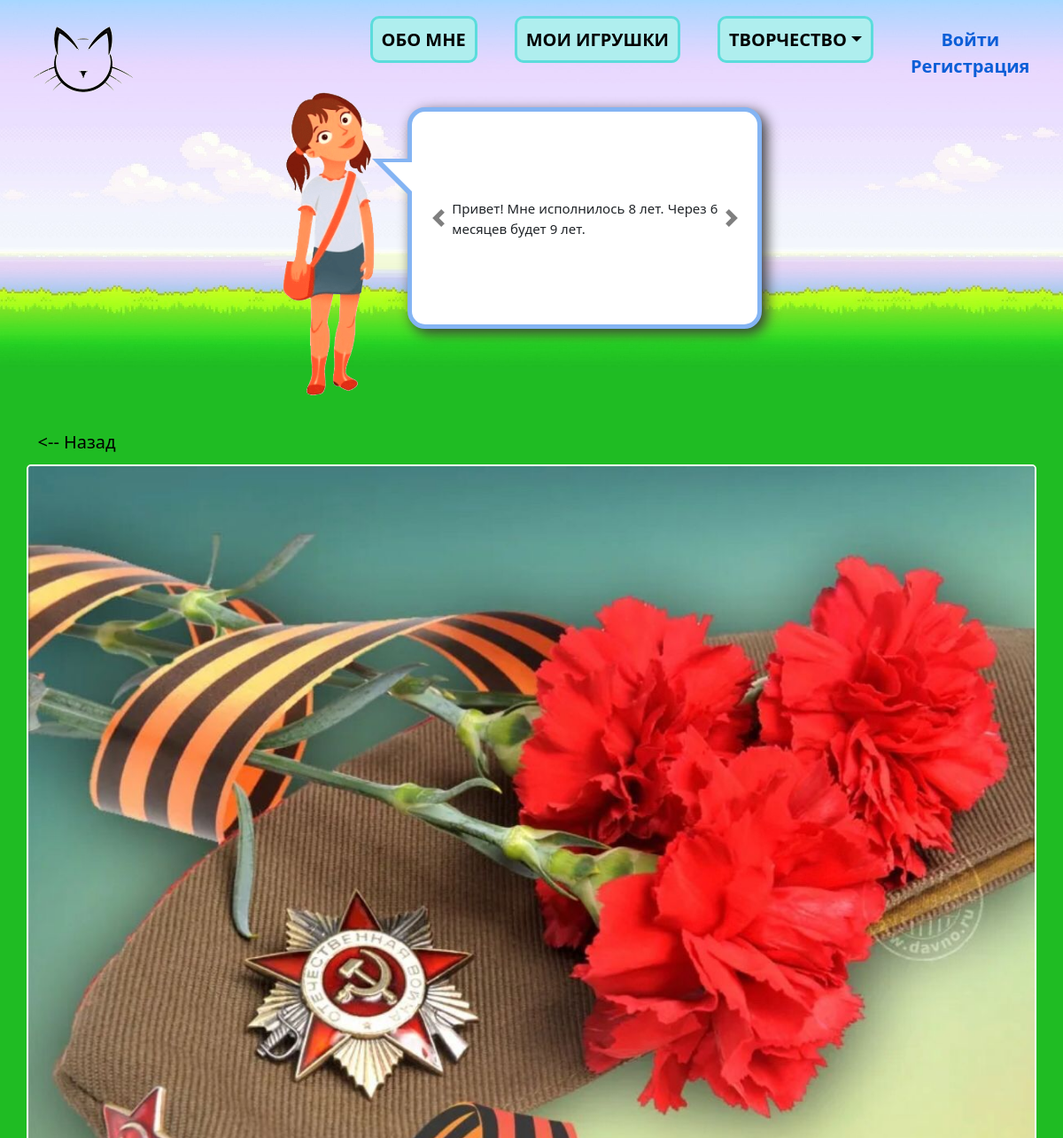
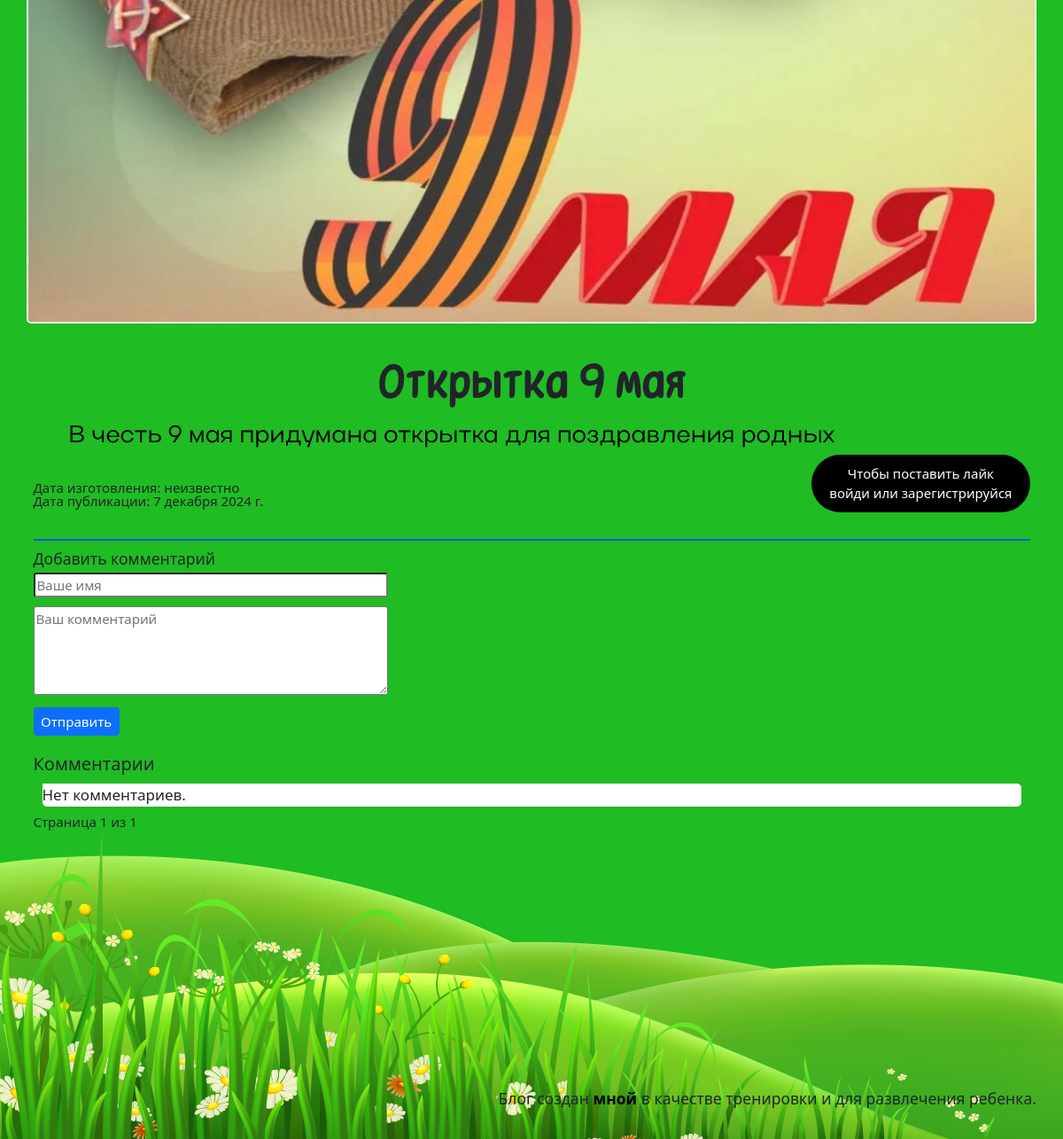
Screenshot of /crafts/crafts/2/ with the database file from the repository (2 pictures, top to bottom).
### information/models.py (models this page shows, shortened)
class Info(models.Model):
    name = models.CharField(max_length=100, verbose_name='О чём информация')
    text = RichTextField(verbose_name='Текст')
    is_published = models.BooleanField(default=False, verbose_name='Опубликовано?')
    date_created = models.DateTimeField(auto_now_add=True)
    class Meta:
        verbose_name_plural='Информация'

### crafts/models.py (models this page shows, shortened)
class Crafts(models.Model):
    image = models.ForeignKey(Image, on_delete=models.SET_NULL, null=True, blank=True,verbose_name='Изображение')
    name = models.CharField(max_length=50, null=True, blank=True,verbose_name='Название')
    content = RichTextField(null=True, blank=True, verbose_name='Текст')
    is_published = models.BooleanField(default=False, verbose_name='Опубликовано?')
    date_crafting = models.DateField(null=True, blank=True, verbose_name='Дата изготовления')
    date_created = models.DateTimeField(auto_now_add=True, null=True, verbose_name='Дата создания')
    date_published = models.DateField(null=True, blank=True, verbose_name='Дата публикации')
    class Meta:
        verbose_name_plural = 'Поделки'

### media/models.py (models this page shows, shortened)
class Image(models.Model):
    CATEGORY = [
        ('about', 'Обо мне'),
        ('mytoys', 'Мои игрушки'),
        ('drawings', 'Рисунки'),
        ('crafts', 'Поделки'),
        ('lifehacks', 'Lifehacks'),
        ('activities', 'Активности'),
        ('poets', 'Поэт'),
    ]
    def get_upload_to(self, filename):
        return f'content/{self.category}/{filename}'
    category = models.CharField(max_length=10, choices=CATEGORY, verbose_name='Категория')
    image = models.ImageField(upload_to=get_upload_to, verbose_name='Изображение')
    class Meta:
        verbose_name_plural = 'Изображения'

### crafts/views.py (the view)
# urls.py: path('crafts/<int:item_id>/', views.craft_detail, name='craft_detail'),
def craft_detail(request, item_id):
    return detail_view(request, item_id, 'crafts', 'creativity/crafts/craft.html')

### comments/forms.py
class CommentForm(forms.ModelForm):
    class Meta:
        model = Comment
        fields = ['content', 'name']
        widgets = {
            'name': forms.TextInput(attrs={'class': 'form-name', 'placeholder': 'Ваше имя'}),
            'content': forms.Textarea(attrs={'class': 'form-comment', 'placeholder': 'Ваш комментарий'})
        }
    def __init__(self, *args, **kwargs):
        user_authenticated = kwargs.pop('user_authenticated', False)
        super(CommentForm, self).__init__(*args, **kwargs)
        if user_authenticated:
            self.fields.pop('name', None)
        else:
            self.fields['name'].required = True

### displaying_sections/models.py (called while the page is built)
    def get_url(self):
        return reverse (self.url_section)

### utils.py (called while the page is built)
def get_section():
    sections_list = Section.objects.filter(is_active=True)
    return sections_list

def get_info():
    info_list = Info.objects.filter(is_published=True)
    return info_list

### templates/creativity/crafts/craft.html (shortened to what this page needs)
{% extends 'base.html' %}
{% block image %}
    <div class="block-last">
        <a class="last" href="{% url 'crafts:index' %}"><-- Назад</a>
    </div>
    <div class="row">
        <img class="img-drawing col-12 p-0" src="{{ item.image.image.url }}" alt="{{ item.name }}">
    </div>
{% endblock %}
{% block header %}
    <h1 class="text-center mt-5 header-content">{{ item.name }}</h1>
{% endblock %}
{% block content %}
    <div class="text-full">{{ item.content|safe }}</div>
    <div class="d-flex justify-content-between">
        <div class="pt-5">
            {% if item.date_crafting %}
                <span class="card-subtitle d-block text-start">Дата изготовления: {{ item.date_crafting }}</span>
            {% else %}
                <span class="card-subtitle d-block text-start">Дата изготовления: неизвестно</span>
            {% endif %}
            <span class="card-subtitle d-block text-start">Дата публикации: {{ item.date_published }}</span>
        </div>
        {% include 'likes/likes.html' with liked=liked item=item item_type=item_type like_count=like_count %}
    </div>
    {% include 'comments/comments.html' with comments=comments form=form %}
{% endblock %}

### templates/information/info_cloud.html (shortened to what this page needs)
<div class="info-cloud">
    <div id="carouselExampleIndicators" class="carousel slide">
        <div class="carousel-inner">
            {% for info in info_list %}
                <div  class="carousel-item {% if forloop.first %}active{% endif %}">
                    {{ info.text|safe }}
                </div>
            {% endfor %}
        </div>
        {% if info_list|length > 1 %}
        <a role="button" class="carousel-control-prev" type="button" data-bs-target="#carouselExampleIndicators" data-bs-slide="prev">
            <span class="carousel-control-prev-icon" aria-hidden="true"></span>
        </a>
        <a role="button" class="carousel-control-next" type="button" data-bs-target="#carouselExampleIndicators" data-bs-slide="next">
            <span class="carousel-control-next-icon" aria-hidden="true"></span>
        </a>
        {% endif %}
       </div>
</div>

### static/css/style.css (style rules this page uses)
html { font-size: 10px; }
body { max-width: 1450px; margin: 0 auto; }
p, a, ul, li { margin: 0; padding: 0; }
.logout a, span { padding: 0; border: none; background: none; line-height: 1; }
.header-content { font-family: 'Architun-Med', serif; font-size: 6rem; }
.card-subtitle { font-size: 1.5rem; }
.img-drawing { border-radius: 5px; border: white solid 2px; }
.text-full { font-family: 'Actay-Reg', serif; font-size: 2.7rem; color: #000; text-align: justify; }
.text-full p { text-indent: 40px; }
.block-last { display: block; padding-bottom: 10px; }
.last { font-size: 2rem; text-decoration: none; color: #000; padding: 5px; border-radius: 5px; }
.info-cloud { display: inline-block; position: relative; font-size: 1.5rem; left: 35px; top: -80px; text-align: justify; border: 5px solid #84B4F3FF; background-color: #fff; border-radius: 20px; -moz-border-radius: 20px; -webkit-border-radius: 20px; box-shadow: 5px 5px 20px #b6b6b6; -moz-box-shadow: 5px 5px 20px #b6b6b6; -webkit-box-shadow: 5px 5px 15px #393939; width: 400px; height: 250px; }
.info-cloud:before { content: ""; position: absolute; width: 0; height: 0; border: 21px solid; border-color: #84B4F3FF #84B4F3FF transparent transparent; left: -45px; top: 53px; }
.info-cloud:after { content: ""; position: absolute; width: 0; height: 0; border: 17px solid; border-color: #fff #fff transparent transparent; left: -33px; top: 57px; }
.slide { height: 100%; padding: 0 45px; }
.carousel-inner { height: 100%; }
.carousel-item, .carousel-item.active { height: 100%; position: relative; }
.carousel-item p, .carousel-item.active p { position: absolute; top: 50%; transform: translate(0, -50%); }
.form-name, .form-comment { width: 400px; margin-bottom: 10px; font-size: 1.5rem; border-radius: 3px; }
.form-comment { height: 100px; }

### rows the page displays
Info: text "Привет! Мне исполнилось 8 лет. Через 6 месяцев будет 9 лет."
Crafts: image.image (picture), name "Открытка 9 мая", content "В честь 9 мая придумана открытка для поздравления родных", date_published "7 декабря 2024 г."

### other values shown
{{ comments.number }} "1"
{{ comments.paginator.num_pages }} "1"
